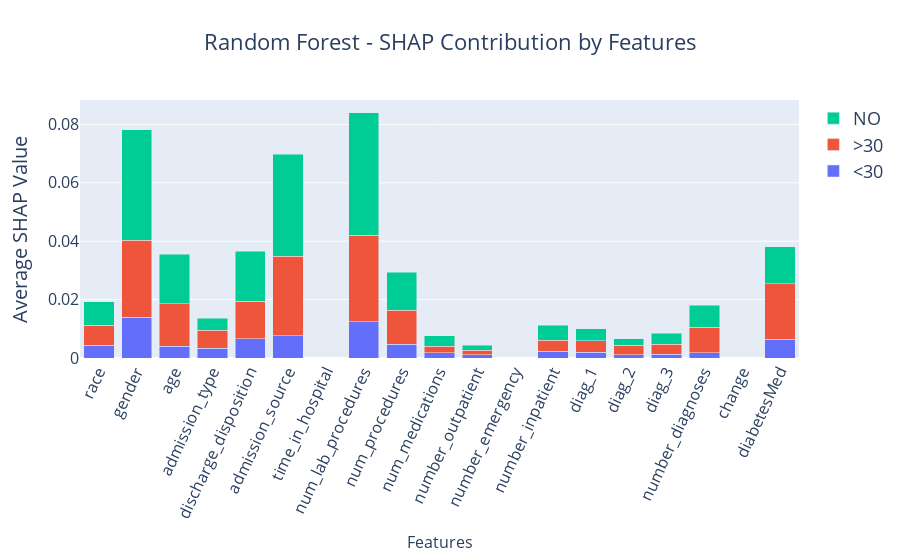

The notebook cell saved with this chart:
### Code cell
if n_classes > 2:
    
    # Calculate SHAP values
    explainer = shap.TreeExplainer(classifiers['RF'], feat_test[:20])
    shap_values = explainer.shap_values(feat_test[:20])
    
    # Calculate average importance of feature by class
    shap_sums = np.abs(shap_values).mean(axis=1)
    
    fig = go.Figure()
    
    # Add a bar for each class
    for i in range(len(shap_values)):
        fig.add_trace(go.Bar(y=shap_sums[i], x=feature_names, name=f'{unique_classes[i]}'))
    
    # Update plot design
    fig.update_layout(
        barmode='stack',
        title="Random Forest - SHAP Contribution by Features",
        title_x=0.5,
        xaxis_title="Features",
        yaxis_title="Average SHAP Value",
        xaxis_tickangle=-65
    )
    fig.update_layout(
        barmode='stack',
        title={
            'text': "Random Forest - SHAP Contribution by Features",
            'x': 0.5,
            'font': {'size': 22}
        },
        xaxis={
            'title': {'text': "Features", 'font': {'size': 16}},
            'tickangle': -65,
            'tickfont': {'size': 16}
        },
        yaxis={
            'title': {'text': "Average SHAP Value", 'font': {'size': 20}},
            'tickfont': {'size': 16},
        },
        legend= {'font': {'size': 18}}
    )
    sns.set_palette('colorblind')

    fig.show()

### Figure 1 — Plotly figure (JSON) as saved in the notebook; plotly's stock layout.template omitted (floating-point values rounded to 4 significant figures)
{"data": [{"name": "<30", "type": "bar", "x": ["race", "gender", "age", "admission_type", "discharge_disposition", "admission_source", "time_in_hospital", "num_lab_procedures", "num_procedures", "num_medications", "number_outpatient", "number_emergency", "number_inpatient", "diag_1", "diag_2", "diag_3", "number_diagnoses", "change", "diabetesMed"], "y": [0.004339, 0.0139, 0.004004, 0.003374, 0.006631, 0.007576, 0, 0.01235, 0.004769, 0.001716, 0.001069, 0, 0.002373, 0.001899, 0.001124, 0.001208, 0.00177, 0, 0.006441, 0, 0.000413, 0.003269, 0.001665, 0.001526, 0.0005697, 0, 0.001314, 0.00426, 0, 0.0004955, 0.001345, 0, 0, 0, 0.0005083, 0.00174, 0.003514, 0.002225, 0.0001153, 0.000224, 0, 0.0006108, 0, 0.00384, 0.001097, 0.002772, 0.000269, 0, 0, 0, 0, 0, 0.001835, 0.0008351, 0.001459, 0.001976, 0.001533, 0.001859]}, {"name": ">30", "type": "bar", "x": ["race", "gender", "age", "admission_type", "discharge_disposition", "admission_source", "time_in_hospital", "num_lab_procedures", "num_procedures", "num_medications", "number_outpatient", "number_emergency", "number_inpatient", "diag_1", "diag_2", "diag_3", "number_diagnoses", "change", "diabetesMed"], "y": [0.006899, 0.0265, 0.0146, 0.006187, 0.01274, 0.0273, 0, 0.02963, 0.01157, 0.002321, 0.00156, 0, 0.00369, 0.004043, 0.003238, 0.003576, 0.008804, 0, 0.01903, 0, 0.0003438, 0.001235, 0.004548, 0.007082, 0.002516, 0, 0.00445, 0.006178, 0, 0.001132, 0.001429, 0, 0, 0, 0.002212, 0.003809, 0.005278, 0.002865, 0.001365, 0.0005296, 0, 0.002947, 0, 0.001044, 0.004287, 0.003363, 0.001836, 0, 0, 0, 0, 0, 0.001538, 0.004224, 0.002709, 0.004, 0.003811, 0.006574]}, {"name": "NO", "type": "bar", "x": ["race", "gender", "age", "admission_type", "discharge_disposition", "admission_source", "time_in_hospital", "num_lab_procedures", "num_procedures", "num_medications", "number_outpatient", "number_emergency", "number_inpatient", "diag_1", "diag_2", "diag_3", "number_diagnoses", "change", "diabetesMed"], "y": [0.007953, 0.03775, 0.01687, 0.004014, 0.01718, 0.03488, 0, 0.04198, 0.01304, 0.003663, 0.001686, 0, 0.005116, 0.004046, 0.002304, 0.003722, 0.007423, 0, 0.01259, 0, 0.0006082, 0.003629, 0.003182, 0.00836, 0.002954, 0, 0.003338, 0.009105, 0, 0.001244, 0.0003394, 0, 0, 0, 0.002197, 0.003326, 0.008072, 0.00188, 0.001356, 0.0004161, 0, 0.003531, 0, 0.00333, 0.004268, 0.005291, 0.001746, 0, 0, 0, 0, 0, 0.002589, 0.003882, 0.002594, 0.004604, 0.004092, 0.00629]}], "layout": {"barmode": "stack", "legend": {"font": {"size": 18}}, "title": {"font": {"size": 22}, "text": "Random Forest - SHAP Contribution by Features", "x": 0.5}, "xaxis": {"tickangle": -65, "tickfont": {"size": 16}, "title": {"font": {"size": 16}, "text": "Features"}}, "yaxis": {"tickfont": {"size": 16}, "title": {"font": {"size": 20}, "text": "Average SHAP Value"}}}}
